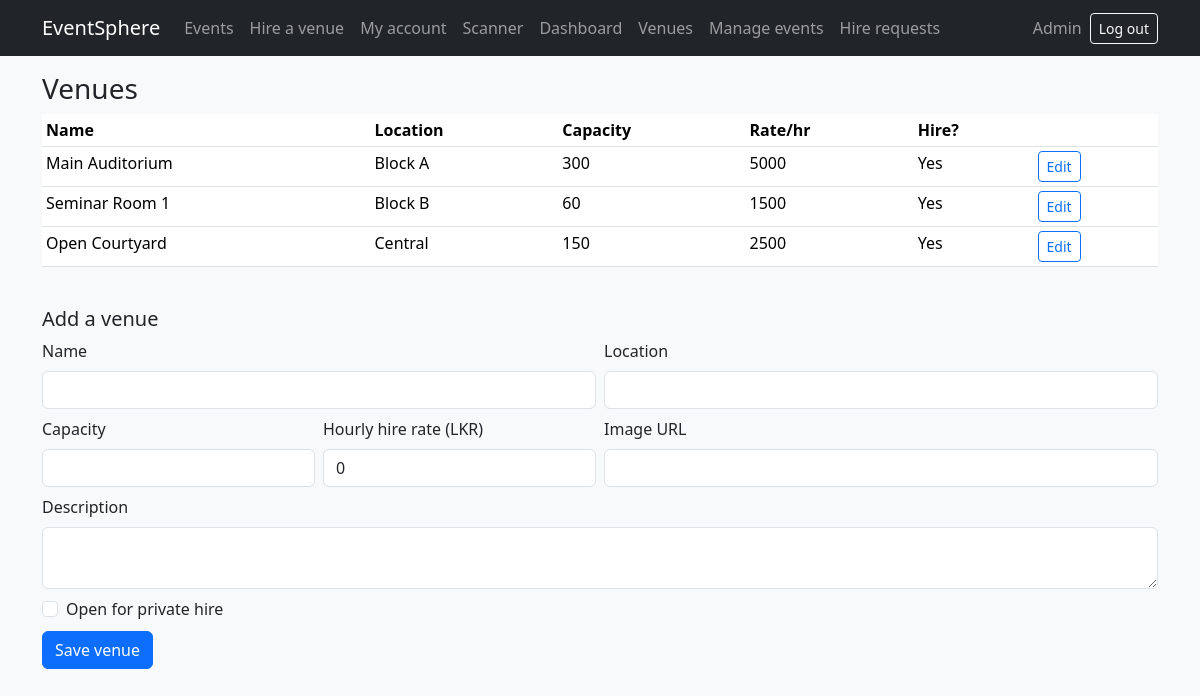
Page /admin/venues (signed in) on the earlier database version.
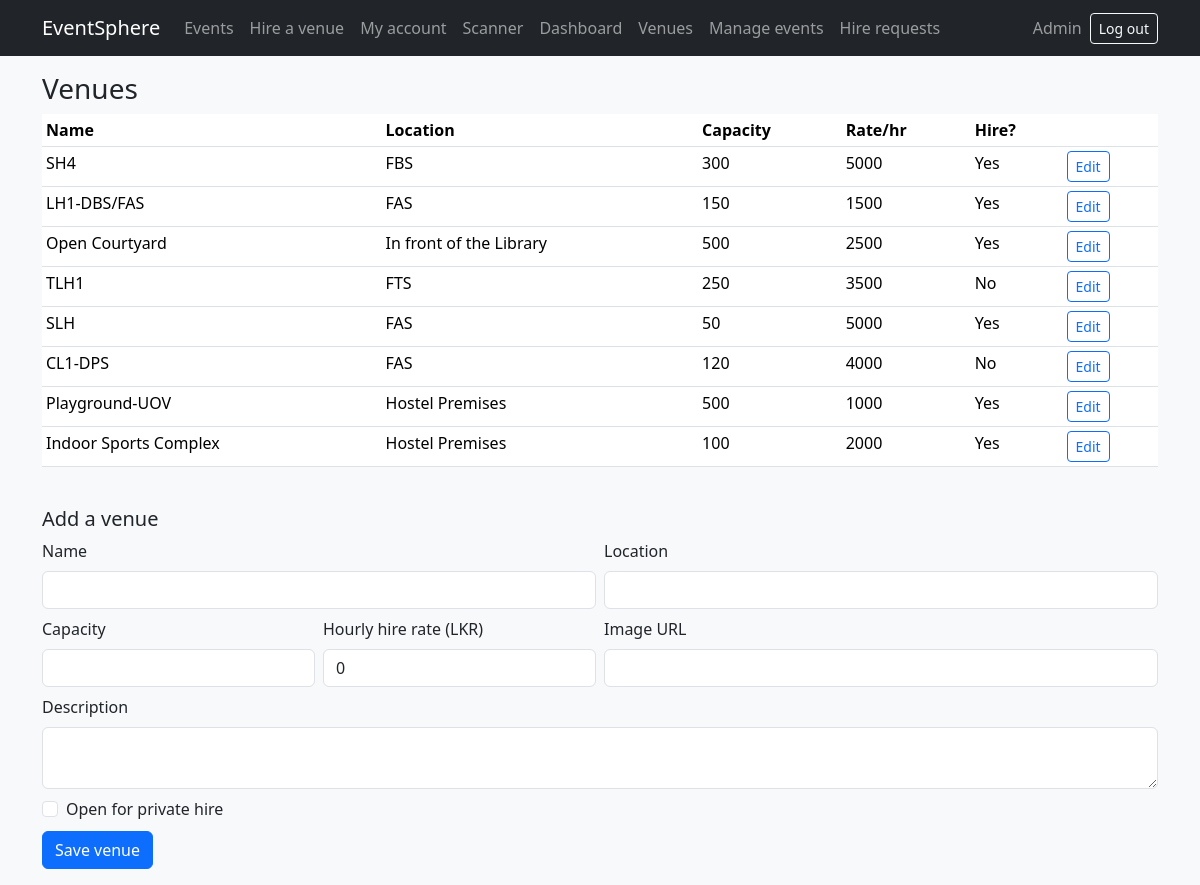
Same page on the later database version.
### app/models.py (models this page shows)
class User(Base):
    __tablename__ = "users"
    id = Column(Integer, primary_key=True)
    name = Column(String(100), default="")
    email = Column(String(200), unique=True, nullable=False)
    password_hash = Column(String(200), nullable=False)
    role = Column(String(20), default="attendee")  # admin / staff / attendee

class Venue(Base):
    __tablename__ = "venues"
    id = Column(Integer, primary_key=True)
    name = Column(String(150), nullable=False)
    location = Column(String(200), default="")
    capacity = Column(Integer, nullable=False)
    description = Column(Text, default="")
    image = Column(String(300), default="")
    hourly_rate = Column(Float, default=0)
    open_for_hire = Column(Boolean, default=False)

### app/routes_admin.py (the view)
@router.get("/admin/venues")
def venues(request: Request, db=Depends(get_db), user=Depends(admin_only)):
    return render(request, "admin_venues.html", db, user, venues=db.query(Venue).all(), v=None)

### app/templates/admin_venues.html (shortened to what this page needs)
{% extends "base.html" %}
{% block content %}
<h3>Venues</h3>
<div class="table-responsive"><table class="table table-sm bg-white">
  <tr><th>Name</th><th>Location</th><th>Capacity</th><th>Rate/hr</th><th>Hire?</th><th></th></tr>
  {% for x in venues %}
  <tr><td>{{ x.name }}</td><td>{{ x.location }}</td><td>{{ x.capacity }}</td><td>{{ '%.0f'|format(x.hourly_rate) }}</td>
    <td>{{ 'Yes' if x.open_for_hire else 'No' }}</td>
    <td><a class="btn btn-sm btn-outline-primary" href="/admin/venues/{{ x.id }}/edit">Edit</a></td></tr>
  {% endfor %}
</table></div>
<h5 class="mt-4">{{ 'Edit venue' if v else 'Add a venue' }}</h5>
<form method="post" action="{{ '/admin/venues/' ~ v.id if v else '/admin/venues' }}" class="row g-2">
  <div class="col-md-6"><label class="form-label">Name</label><input name="name" class="form-control" value="{{ v.name if v }}" required></div>
  <div class="col-md-6"><label class="form-label">Location</label><input name="location" class="form-control" value="{{ v.location if v }}"></div>
  <div class="col-6 col-md-3"><label class="form-label">Capacity</label><input type="number" min="1" name="capacity" class="form-control" value="{{ v.capacity if v }}" required></div>
  <div class="col-6 col-md-3"><label class="form-label">Hourly hire rate (LKR)</label><input type="number" step="0.01" min="0" name="hourly_rate" class="form-control" value="{{ v.hourly_rate if v else 0 }}"></div>
  <div class="col-md-6"><label class="form-label">Image URL</label><input name="image" class="form-control" value="{{ v.image if v }}"></div>
  <div class="col-12"><label class="form-label">Description</label><textarea name="description" class="form-control" rows="2">{{ v.description if v }}</textarea></div>
  <div class="col-12"><div class="form-check"><input class="form-check-input" type="checkbox" name="open_for_hire" id="hire" {{ 'checked' if v and v.open_for_hire }}>
    <label class="form-check-label" for="hire">Open for private hire</label></div></div>
  <div class="col-12"><button class="btn btn-primary">Save venue</button>
    {% if v %}<a href="/admin/venues" class="btn btn-link">New venue</a>{% endif %}</div>
</form>
{% endblock %}

### app/templates/base.html (shortened to what this page needs)
<!doctype html>
<html lang="en">
<head>
  <link href="https://cdn.jsdelivr.net/npm/bootstrap@5.3.3/dist/css/bootstrap.min.css" rel="stylesheet">
</head>
<body class="bg-light">
<nav class="navbar navbar-expand-lg navbar-dark bg-dark">
  <div class="container">
    <a class="navbar-brand" href="/events">EventSphere</a>
    <div class="collapse navbar-collapse" id="nav">
      <ul class="navbar-nav me-auto">
        <li class="nav-item"><a class="nav-link" href="/events">Events</a></li>
        {% if user %}
        <li class="nav-item"><a class="nav-link" href="/hire">Hire a venue</a></li>
        <li class="nav-item"><a class="nav-link" href="/my">My account
          {% if unread %}<span class="badge bg-danger">{{ unread }}</span>{% endif %}</a></li>
        {% if user.role in ['staff', 'admin'] %}
        <li class="nav-item"><a class="nav-link" href="/staff/scanner">Scanner</a></li>{% endif %}
        {% if user.role == 'admin' %}
        <li class="nav-item"><a class="nav-link" href="/admin/dashboard">Dashboard</a></li>
        <li class="nav-item"><a class="nav-link" href="/admin/venues">Venues</a></li>
        <li class="nav-item"><a class="nav-link" href="/admin/events">Manage events</a></li>
        <li class="nav-item"><a class="nav-link" href="/admin/hires">Hire requests</a></li>{% endif %}
        {% endif %}
      </ul>
      {% if user %}
      <form method="post" action="/logout" class="d-flex align-items-center">
        <span class="navbar-text me-2">{{ user.name or user.email }}</span>
        <button class="btn btn-outline-light btn-sm">Log out</button>
      </form>
      {% else %}
      <a class="btn btn-outline-light btn-sm me-2" href="/login">Log in</a>
      <a class="btn btn-light btn-sm" href="/register">Register</a>
      {% endif %}
    </div>
  </div>
</nav>
<main class="container py-3">
  {% block content %}{% endblock %}
</main>
</body>
</html>

Differences in the rows shown:
changed Venue: name "Main Auditorium" → "SH4"; location "Block A" → "FBS"
changed Venue: name "Seminar Room 1" → "LH1-DBS/FAS"; location "Block B" → "FAS"; capacity "60" → "150"
changed Venue "Open Courtyard": location "Central" → "In front of the Library"; capacity "150" → "500"
added Venue: name "TLH1", location "FTS", capacity "250", hourly_rate "3500", open_for_hire "No"
added Venue: name "SLH", location "FAS", capacity "50", hourly_rate "5000", open_for_hire "Yes"
added Venue: name "CL1-DPS", location "FAS", capacity "120", hourly_rate "4000", open_for_hire "No"
added Venue: name "Playground-UOV", location "Hostel Premises", capacity "500", hourly_rate "1000", open_for_hire "Yes"
added Venue: name "Indoor Sports Complex", location "Hostel Premises", capacity "100", hourly_rate "2000", open_for_hire "Yes"
